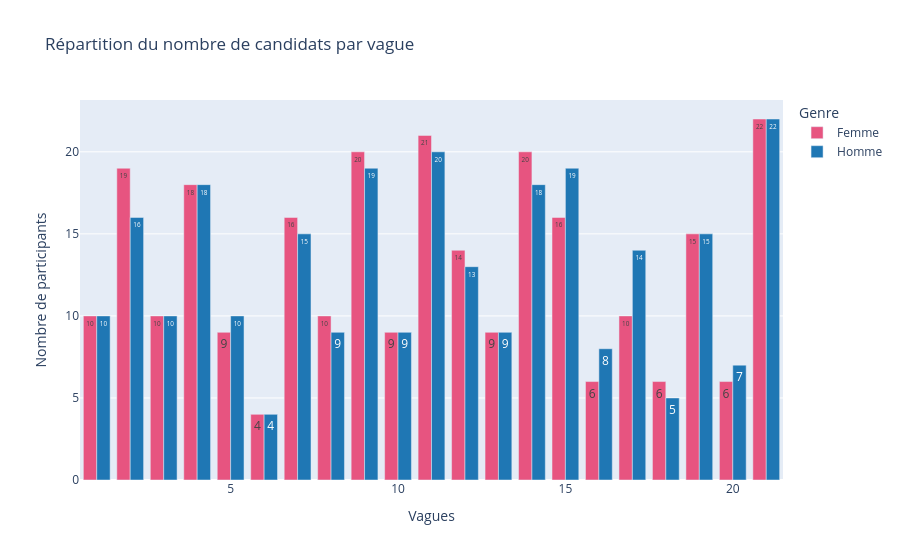

The notebook cell saved with this chart:
### Code cell
# Nombre d'hommes et de femmes dans chaque vague

total_men_women_by_waves = (df
                            .groupby(["wave","iid"])["gender_text"]
                            .value_counts()
                            .reset_index()
                            .groupby(["wave","gender_text"])["iid"]
                            .count()
                            .reset_index(name="count")
                            )

display(total_men_women_by_waves)

# Visualisation 

fig = px.bar(total_men_women_by_waves, 
             x="wave",
             y="count",
             color="gender_text",
             text_auto=True,
             title="Répartition du nombre de candidats par vague",
             barmode='group',
             color_discrete_map={
                 "Femme":"#E75480",
                 "Homme":"#1f77b4"},
            labels={
                "wave":"Vagues",
                "gender_text":"Genre",
                "count":"Nombre de participants"
            })
fig.show()

### Figure 1 — Plotly figure (JSON) as saved in the notebook; plotly's stock layout.template omitted (floating-point values rounded to 4 significant figures)
{"data": [{"alignmentgroup": "True", "hovertemplate": "Genre=Femme<br>Vagues=%{x}<br>Nombre de participants=%{y}<extra></extra>", "legendgroup": "Femme", "marker": {"color": "#E75480", "pattern": {"shape": ""}}, "name": "Femme", "offsetgroup": "Femme", "orientation": "v", "showlegend": true, "textposition": "auto", "texttemplate": "%{y}", "type": "bar", "x": [1, 2, 3, 4, 5, 6, 7, 8, 9, 10, 11, 12, 13, 14, 15, 16, 17, 18, 19, 20, 21], "xaxis": "x", "y": [10, 19, 10, 18, 9, 4, 16, 10, 20, 9, 21, 14, 9, 20, 16, 6, 10, 6, 15, 6, 22], "yaxis": "y"}, {"alignmentgroup": "True", "hovertemplate": "Genre=Homme<br>Vagues=%{x}<br>Nombre de participants=%{y}<extra></extra>", "legendgroup": "Homme", "marker": {"color": "#1f77b4", "pattern": {"shape": ""}}, "name": "Homme", "offsetgroup": "Homme", "orientation": "v", "showlegend": true, "textposition": "auto", "texttemplate": "%{y}", "type": "bar", "x": [1, 2, 3, 4, 5, 6, 7, 8, 9, 10, 11, 12, 13, 14, 15, 16, 17, 18, 19, 20, 21], "xaxis": "x", "y": [10, 16, 10, 18, 10, 4, 15, 9, 19, 9, 20, 13, 9, 18, 19, 8, 14, 5, 15, 7, 22], "yaxis": "y"}], "layout": {"barmode": "group", "legend": {"title": {"text": "Genre"}, "tracegroupgap": 0}, "title": {"text": "Répartition du nombre de candidats par vague"}, "xaxis": {"anchor": "y", "domain": [0, 1], "title": {"text": "Vagues"}}, "yaxis": {"anchor": "x", "domain": [0, 1], "title": {"text": "Nombre de participants"}}}}
